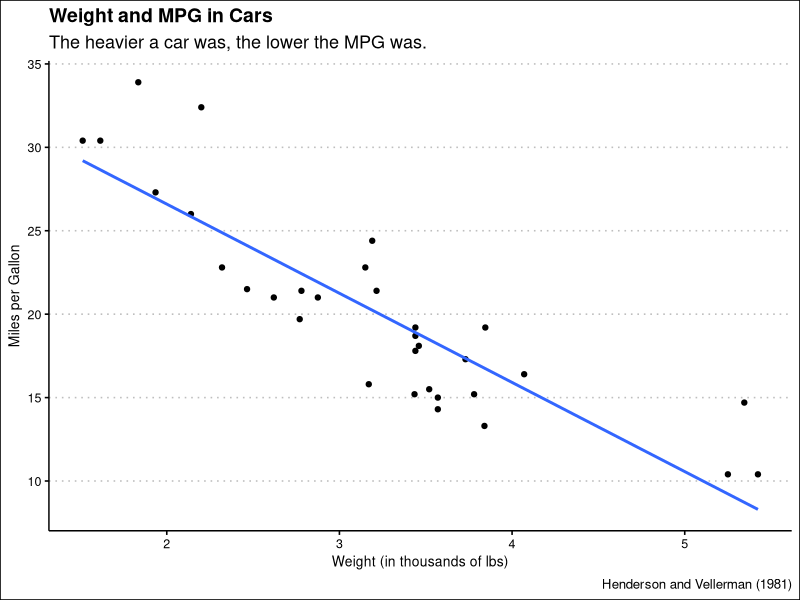

The R source for this figure:
## ---- chunk 1
knitr::opts_chunk$set(echo = FALSE)
library(tidyverse)
library(ggthemes)

## ---- chunk 2
mtcars %>%
  select(mpg, wt) %>%
  ggplot(mapping = aes(x = wt, y = mpg)) +
  geom_point() +
  geom_smooth(method = "lm", formula = y ~ x, se = FALSE) +
  theme_clean() +
  labs(title = "Weight and MPG in Cars",
       subtitle = "The heavier a car was, the lower the MPG was.",
       x = "Weight (in thousands of lbs)",
       y = "Miles per Gallon",
       caption = "Henderson and Vellerman (1981)")
